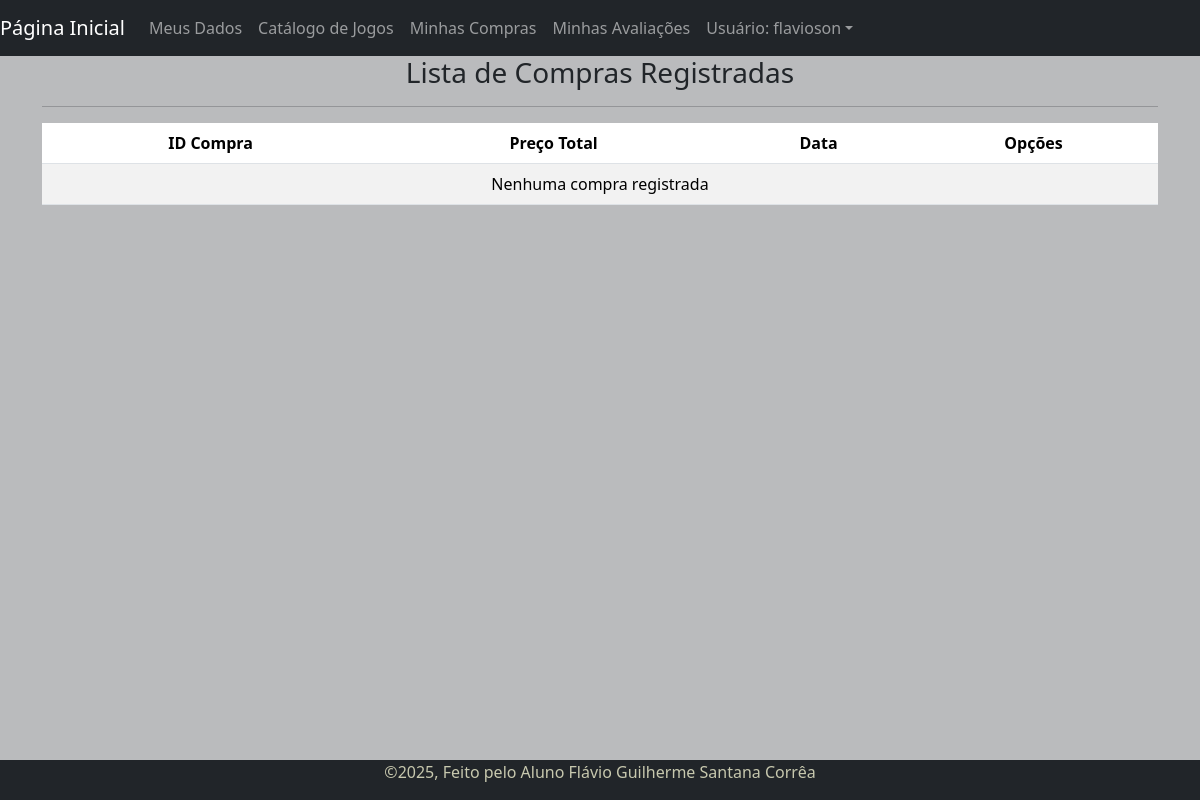
The page /listar/compra/ (signed in) on the database as committed earlier.
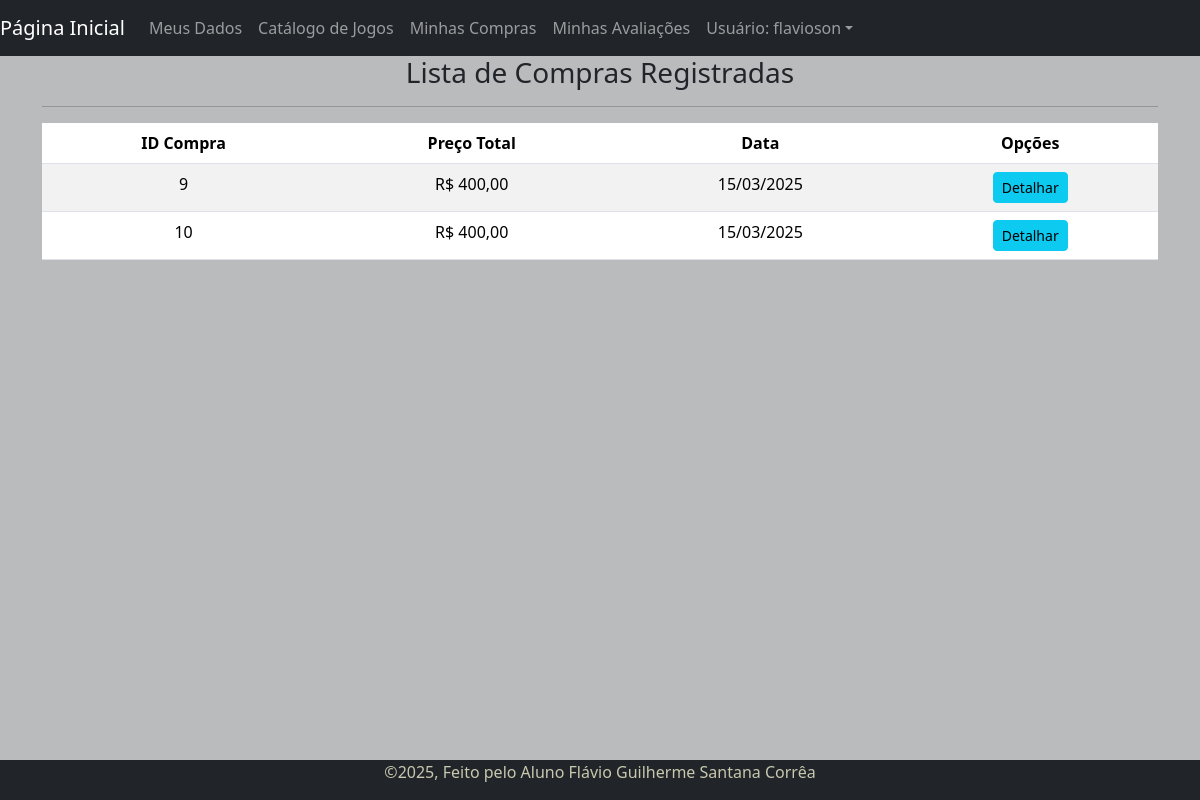
The same page on the database as committed later.
### cadastros/models.py (models this page shows, shortened)
class Compra(models.Model):
    usuario = models.ForeignKey(User, on_delete= models.CASCADE)
    precoTotal = models.DecimalField(max_digits = 10, decimal_places = 2)
    dataCompra = models.DateField()

### cadastros/views.py (the view)
# urls.py: path('listar/compra/',CompraList.as_view(), name='listar-compra'),
class CompraList(LoginRequiredMixin, ListView):
    model = Compra
    template_name = 'cadastros/listas/compra.html'
    def get_queryset(self):
        user = self.request.user
        if user.groups.filter(name__in=["Administrador", "Funcionario"]).exists():
            return Compra.objects.all()  # Admins veem todas as compras
        return Compra.objects.filter(usuario=user)

### cadastros/templates/cadastros/listas/compra.html (shortened to what this page needs)
{% extends 'paginas/base.html' %}
{% load static %}
{% block conteudo %}
<h3>Lista de Compras Registradas</h3>
<hr>
<form method="POST" action="">
<div class="table-responsive">
  <table class="table table-striped" id="tabela-listar">
    <thead>
    <tr>
      <th>ID Compra</th>
      <th>Preço Total</th>
      <th>Data</th>
      <th>Opções</th>
    </tr>
  </thead>
  <tbody>
    {% for compra in object_list %}
    <tr>
      <td>{{ compra.id }}</td>
      <td>R$ {{ compra.precoTotal }}</td>
      <td>{{ compra.dataCompra|date:"d/m/Y" }}</td>
      <td>
        <a href="{% url 'detalhar-compra' compra.pk %}" class="btn btn-info btn-sm" title="Ver Detalhes">Detalhar</a>
      </td>
    </tr>
    {% empty %}
    <tr>
      <td colspan="6">Nenhuma compra registrada</td>
    </tr>
    {% endfor %}
  </tbody>
  </table>
</div>
</form>
{% endblock %}

Rows that differ between the two databases and show on the page:
added Compra: id "9", precoTotal "400,00", dataCompra "15/03/2025"
added Compra: id "10", precoTotal "400,00", dataCompra "15/03/2025"
Other text that changed with them:
text no longer shown: "Nenhuma compra registrada"
